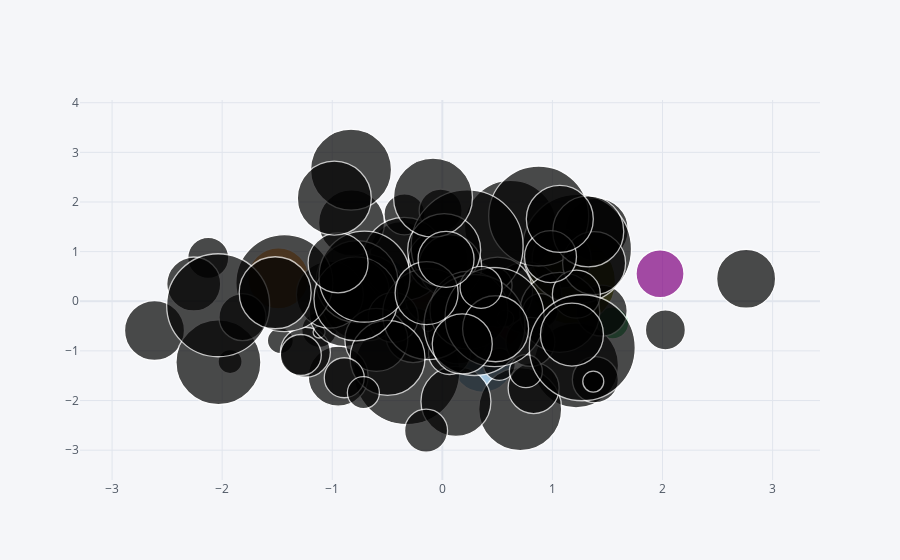

Write notebook code for a chart like this one.
### Code cell
dataframe.iplot(kind='bubble', x='a', y='b', size='c')
